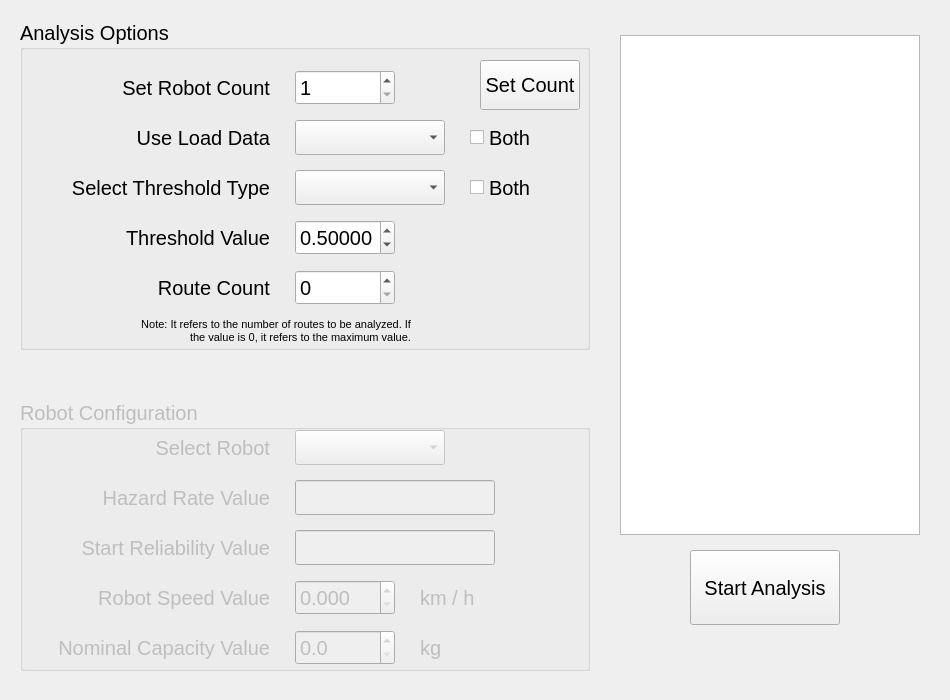
<?xml version="1.0" encoding="UTF-8"?>
<ui version="4.0">
 <class>MainWindow</class>
 <widget class="QMainWindow" name="MainWindow">
  <property name="geometry">
   <rect>
    <x>0</x>
    <y>0</y>
    <width>950</width>
    <height>700</height>
   </rect>
  </property>
  <property name="sizePolicy">
   <sizepolicy hsizetype="Fixed" vsizetype="Fixed">
    <horstretch>0</horstretch>
    <verstretch>0</verstretch>
   </sizepolicy>
  </property>
  <property name="minimumSize">
   <size>
    <width>950</width>
    <height>700</height>
   </size>
  </property>
  <property name="maximumSize">
   <size>
    <width>950</width>
    <height>700</height>
   </size>
  </property>
  <property name="windowTitle">
   <string>Prognostic Aware Multi Robot Route Planning</string>
  </property>
  <widget class="QWidget" name="centralwidget">
   <widget class="QGroupBox" name="groupBox_selection_analysis">
    <property name="geometry">
     <rect>
      <x>20</x>
      <y>20</y>
      <width>570</width>
      <height>330</height>
     </rect>
    </property>
    <property name="font">
     <font>
      <pointsize>15</pointsize>
     </font>
    </property>
    <property name="title">
     <string>Analysis Options</string>
    </property>
    <widget class="QComboBox" name="comboBox_select_threshold_type">
     <property name="geometry">
      <rect>
       <x>275</x>
       <y>150</y>
       <width>150</width>
       <height>35</height>
      </rect>
     </property>
     <property name="font">
      <font>
       <pointsize>15</pointsize>
      </font>
     </property>
    </widget>
    <widget class="QLabel" name="label_5">
     <property name="geometry">
      <rect>
       <x>0</x>
       <y>150</y>
       <width>250</width>
       <height>35</height>
      </rect>
     </property>
     <property name="font">
      <font>
       <pointsize>15</pointsize>
      </font>
     </property>
     <property name="text">
      <string>Select Threshold Type</string>
     </property>
     <property name="alignment">
      <set>Qt::AlignRight|Qt::AlignTrailing|Qt::AlignVCenter</set>
     </property>
    </widget>
    <widget class="QDoubleSpinBox" name="doubleSpinBox_threshold_value">
     <property name="geometry">
      <rect>
       <x>275</x>
       <y>200</y>
       <width>100</width>
       <height>35</height>
      </rect>
     </property>
     <property name="decimals">
      <number>5</number>
     </property>
     <property name="maximum">
      <double>1.000000000000000</double>
     </property>
     <property name="singleStep">
      <double>0.050000000000000</double>
     </property>
     <property name="value">
      <double>0.500000000000000</double>
     </property>
    </widget>
    <widget class="QLabel" name="label_8">
     <property name="geometry">
      <rect>
       <x>0</x>
       <y>200</y>
       <width>250</width>
       <height>35</height>
      </rect>
     </property>
     <property name="font">
      <font>
       <pointsize>15</pointsize>
      </font>
     </property>
     <property name="text">
      <string>Threshold Value</string>
     </property>
     <property name="alignment">
      <set>Qt::AlignRight|Qt::AlignTrailing|Qt::AlignVCenter</set>
     </property>
    </widget>
    <widget class="QLabel" name="label_9">
     <property name="geometry">
      <rect>
       <x>0</x>
       <y>250</y>
       <width>250</width>
       <height>35</height>
      </rect>
     </property>
     <property name="font">
      <font>
       <pointsize>15</pointsize>
      </font>
     </property>
     <property name="text">
      <string>Route Count</string>
     </property>
     <property name="alignment">
      <set>Qt::AlignRight|Qt::AlignTrailing|Qt::AlignVCenter</set>
     </property>
    </widget>
    <widget class="QSpinBox" name="spinBox_route_count">
     <property name="geometry">
      <rect>
       <x>275</x>
       <y>250</y>
       <width>100</width>
       <height>35</height>
      </rect>
     </property>
     <property name="maximum">
      <number>100000</number>
     </property>
    </widget>
    <widget class="QLabel" name="label_10">
     <property name="geometry">
      <rect>
       <x>120</x>
       <y>290</y>
       <width>271</width>
       <height>41</height>
      </rect>
     </property>
     <property name="font">
      <font>
       <pointsize>8</pointsize>
      </font>
     </property>
     <property name="text">
      <string>Note: It refers to the number of routes to be analyzed. If the value is 0, it refers to the maximum value.</string>
     </property>
     <property name="textFormat">
      <enum>Qt::AutoText</enum>
     </property>
     <property name="scaledContents">
      <bool>false</bool>
     </property>
     <property name="alignment">
      <set>Qt::AlignRight|Qt::AlignTrailing|Qt::AlignVCenter</set>
     </property>
     <property name="wordWrap">
      <bool>true</bool>
     </property>
    </widget>
    <widget class="QLabel" name="label_3">
     <property name="geometry">
      <rect>
       <x>0</x>
       <y>100</y>
       <width>250</width>
       <height>35</height>
      </rect>
     </property>
     <property name="font">
      <font>
       <pointsize>15</pointsize>
      </font>
     </property>
     <property name="text">
      <string>Use Load Data</string>
     </property>
     <property name="alignment">
      <set>Qt::AlignRight|Qt::AlignTrailing|Qt::AlignVCenter</set>
     </property>
    </widget>
    <widget class="QComboBox" name="comboBox_load_data">
     <property name="geometry">
      <rect>
       <x>275</x>
       <y>100</y>
       <width>150</width>
       <height>35</height>
      </rect>
     </property>
     <property name="font">
      <font>
       <pointsize>15</pointsize>
      </font>
     </property>
    </widget>
    <widget class="QSpinBox" name="spinBox_robot_route_count">
     <property name="geometry">
      <rect>
       <x>275</x>
       <y>50</y>
       <width>100</width>
       <height>35</height>
      </rect>
     </property>
     <property name="minimum">
      <number>1</number>
     </property>
     <property name="maximum">
      <number>1000</number>
     </property>
    </widget>
    <widget class="QPushButton" name="pushButton_set_robot_count">
     <property name="geometry">
      <rect>
       <x>460</x>
       <y>40</y>
       <width>100</width>
       <height>50</height>
      </rect>
     </property>
     <property name="font">
      <font>
       <pointsize>15</pointsize>
      </font>
     </property>
     <property name="text">
      <string>Set Count</string>
     </property>
    </widget>
    <widget class="QLabel" name="label_11">
     <property name="geometry">
      <rect>
       <x>0</x>
       <y>50</y>
       <width>250</width>
       <height>35</height>
      </rect>
     </property>
     <property name="font">
      <font>
       <pointsize>15</pointsize>
      </font>
     </property>
     <property name="text">
      <string>Set Robot Count</string>
     </property>
     <property name="alignment">
      <set>Qt::AlignRight|Qt::AlignTrailing|Qt::AlignVCenter</set>
     </property>
    </widget>
    <widget class="QCheckBox" name="checkBox_load_data">
     <property name="geometry">
      <rect>
       <x>450</x>
       <y>100</y>
       <width>120</width>
       <height>35</height>
      </rect>
     </property>
     <property name="text">
      <string>Both</string>
     </property>
    </widget>
    <widget class="QCheckBox" name="checkBox_select_threshold_type">
     <property name="geometry">
      <rect>
       <x>450</x>
       <y>150</y>
       <width>120</width>
       <height>35</height>
      </rect>
     </property>
     <property name="text">
      <string>Both</string>
     </property>
    </widget>
   </widget>
   <widget class="QPlainTextEdit" name="plainTextEdit_result_view">
    <property name="geometry">
     <rect>
      <x>620</x>
      <y>35</y>
      <width>300</width>
      <height>500</height>
     </rect>
    </property>
    <property name="readOnly">
     <bool>true</bool>
    </property>
    <property name="plainText">
     <string/>
    </property>
   </widget>
   <widget class="QPushButton" name="pushButton_start_analysis">
    <property name="geometry">
     <rect>
      <x>690</x>
      <y>550</y>
      <width>150</width>
      <height>75</height>
     </rect>
    </property>
    <property name="font">
     <font>
      <pointsize>15</pointsize>
     </font>
    </property>
    <property name="text">
     <string>Start Analysis</string>
    </property>
   </widget>
   <widget class="QGroupBox" name="groupBox_robot_configuration">
    <property name="enabled">
     <bool>false</bool>
    </property>
    <property name="geometry">
     <rect>
      <x>20</x>
      <y>400</y>
      <width>570</width>
      <height>271</height>
     </rect>
    </property>
    <property name="font">
     <font>
      <pointsize>15</pointsize>
     </font>
    </property>
    <property name="title">
     <string>Robot Configuration</string>
    </property>
    <widget class="QLabel" name="label_12">
     <property name="geometry">
      <rect>
       <x>0</x>
       <y>30</y>
       <width>250</width>
       <height>35</height>
      </rect>
     </property>
     <property name="font">
      <font>
       <pointsize>15</pointsize>
      </font>
     </property>
     <property name="text">
      <string>Select Robot</string>
     </property>
     <property name="alignment">
      <set>Qt::AlignRight|Qt::AlignTrailing|Qt::AlignVCenter</set>
     </property>
    </widget>
    <widget class="QComboBox" name="comboBox_select_robot">
     <property name="geometry">
      <rect>
       <x>275</x>
       <y>30</y>
       <width>150</width>
       <height>35</height>
      </rect>
     </property>
     <property name="font">
      <font>
       <pointsize>15</pointsize>
      </font>
     </property>
    </widget>
    <widget class="QLabel" name="label_7">
     <property name="geometry">
      <rect>
       <x>400</x>
       <y>230</y>
       <width>71</width>
       <height>35</height>
      </rect>
     </property>
     <property name="font">
      <font>
       <pointsize>15</pointsize>
      </font>
     </property>
     <property name="text">
      <string>kg</string>
     </property>
     <property name="alignment">
      <set>Qt::AlignLeading|Qt::AlignLeft|Qt::AlignVCenter</set>
     </property>
    </widget>
    <widget class="QLabel" name="label_6">
     <property name="geometry">
      <rect>
       <x>400</x>
       <y>180</y>
       <width>71</width>
       <height>35</height>
      </rect>
     </property>
     <property name="font">
      <font>
       <pointsize>15</pointsize>
      </font>
     </property>
     <property name="text">
      <string>km / h</string>
     </property>
     <property name="alignment">
      <set>Qt::AlignLeading|Qt::AlignLeft|Qt::AlignVCenter</set>
     </property>
    </widget>
    <widget class="QDoubleSpinBox" name="doubleSpinBox_nominal_capacity_value">
     <property name="geometry">
      <rect>
       <x>275</x>
       <y>230</y>
       <width>100</width>
       <height>35</height>
      </rect>
     </property>
     <property name="decimals">
      <number>1</number>
     </property>
     <property name="maximum">
      <double>100000.000000000000000</double>
     </property>
     <property name="singleStep">
      <double>0.500000000000000</double>
     </property>
    </widget>
    <widget class="QDoubleSpinBox" name="doubleSpinBox_robot_speed_value">
     <property name="geometry">
      <rect>
       <x>275</x>
       <y>180</y>
       <width>100</width>
       <height>35</height>
      </rect>
     </property>
     <property name="decimals">
      <number>3</number>
     </property>
     <property name="maximum">
      <double>100.000000000000000</double>
     </property>
    </widget>
    <widget class="QLabel" name="label_4">
     <property name="geometry">
      <rect>
       <x>0</x>
       <y>230</y>
       <width>250</width>
       <height>35</height>
      </rect>
     </property>
     <property name="font">
      <font>
       <pointsize>15</pointsize>
      </font>
     </property>
     <property name="text">
      <string>Nominal Capacity Value</string>
     </property>
     <property name="alignment">
      <set>Qt::AlignRight|Qt::AlignTrailing|Qt::AlignVCenter</set>
     </property>
    </widget>
    <widget class="QLineEdit" name="lineEdit_hazard_rate_value">
     <property name="geometry">
      <rect>
       <x>275</x>
       <y>80</y>
       <width>200</width>
       <height>35</height>
      </rect>
     </property>
    </widget>
    <widget class="QLabel" name="label">
     <property name="geometry">
      <rect>
       <x>0</x>
       <y>80</y>
       <width>250</width>
       <height>35</height>
      </rect>
     </property>
     <property name="font">
      <font>
       <pointsize>15</pointsize>
      </font>
     </property>
     <property name="text">
      <string>Hazard Rate Value</string>
     </property>
     <property name="alignment">
      <set>Qt::AlignRight|Qt::AlignTrailing|Qt::AlignVCenter</set>
     </property>
    </widget>
    <widget class="QLabel" name="label_2">
     <property name="geometry">
      <rect>
       <x>0</x>
       <y>180</y>
       <width>250</width>
       <height>35</height>
      </rect>
     </property>
     <property name="font">
      <font>
       <pointsize>15</pointsize>
      </font>
     </property>
     <property name="text">
      <string>Robot Speed Value</string>
     </property>
     <property name="alignment">
      <set>Qt::AlignRight|Qt::AlignTrailing|Qt::AlignVCenter</set>
     </property>
    </widget>
    <widget class="QLineEdit" name="lineEdit_start_reliability_value">
     <property name="geometry">
      <rect>
       <x>275</x>
       <y>130</y>
       <width>200</width>
       <height>35</height>
      </rect>
     </property>
    </widget>
    <widget class="QLabel" name="label_13">
     <property name="geometry">
      <rect>
       <x>0</x>
       <y>130</y>
       <width>250</width>
       <height>35</height>
      </rect>
     </property>
     <property name="font">
      <font>
       <pointsize>15</pointsize>
      </font>
     </property>
     <property name="text">
      <string>Start Reliability Value</string>
     </property>
     <property name="alignment">
      <set>Qt::AlignRight|Qt::AlignTrailing|Qt::AlignVCenter</set>
     </property>
    </widget>
   </widget>
  </widget>
 </widget>
 <resources/>
 <connections/>
</ui>
